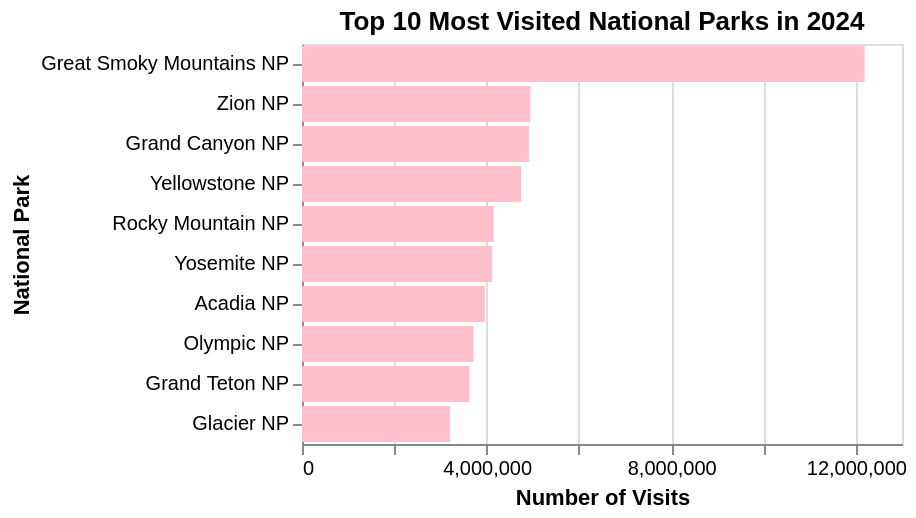

Notebook code for this chart:
### Code cell
chart = alt.Chart(top_parks).mark_bar(color="pink").encode(
    x=alt.X("RecreationVisits:Q", title="Number of Visits"),
    y=alt.Y("ParkName:N",sort="-x", title="National Park"),
    tooltip=["ParkName", "State", "RecreationVisits"]
).properties(
    title = "Top 10 Most Visited National Parks in 2024"
)
chart

### Figure 1 — Vega-Lite specification as saved in the notebook (floating-point values rounded to 4 significant figures)
{"config": {"view": {"continuousWidth": 300, "continuousHeight": 300}}, "data": {"name": "data-f9f90d6f46c563fa5635e4b7a0cc3cc9"}, "mark": {"type": "bar", "color": "pink"}, "encoding": {"tooltip": [{"field": "ParkName", "type": "nominal"}, {"field": "State", "type": "nominal"}, {"field": "RecreationVisits", "type": "quantitative"}], "x": {"field": "RecreationVisits", "title": "Number of Visits", "type": "quantitative"}, "y": {"field": "ParkName", "sort": "-x", "title": "National Park", "type": "nominal"}}, "title": "Top 10 Most Visited National Parks in 2024", "$schema": "https://vega.github.io/schema/vega-lite/v6.1.0.json", "datasets": {"data-f9f90d6f46c563fa5635e4b7a0cc3cc9": [{"ParkName": "Great Smoky Mountains NP", "Region": "Southeast", "State": "TN", "Year": 2024, "RecreationVisits": 12191834}, {"ParkName": "Zion NP", "Region": "Intermountain", "State": "UT", "Year": 2024, "RecreationVisits": 4946592}, {"ParkName": "Grand Canyon NP", "Region": "Intermountain", "State": "AZ", "Year": 2024, "RecreationVisits": 4919163}, {"ParkName": "Yellowstone NP", "Region": "Intermountain", "State": "WY", "Year": 2024, "RecreationVisits": 4744353}, {"ParkName": "Rocky Mountain NP", "Region": "Intermountain", "State": "CO", "Year": 2024, "RecreationVisits": 4154349}, {"ParkName": "Yosemite NP", "Region": "Pacific West", "State": "CA", "Year": 2024, "RecreationVisits": 4121807}, {"ParkName": "Acadia NP", "Region": "Northeast", "State": "ME", "Year": 2024, "RecreationVisits": 3961661}, {"ParkName": "Olympic NP", "Region": "Pacific West", "State": "WA", "Year": 2024, "RecreationVisits": 3717267}, {"ParkName": "Grand Teton NP", "Region": "Intermountain", "State": "WY", "Year": 2024, "RecreationVisits": 3628222}, {"ParkName": "Glacier NP", "Region": "Intermountain", "State": "MT", "Year": 2024, "RecreationVisits": 3208755}]}}
